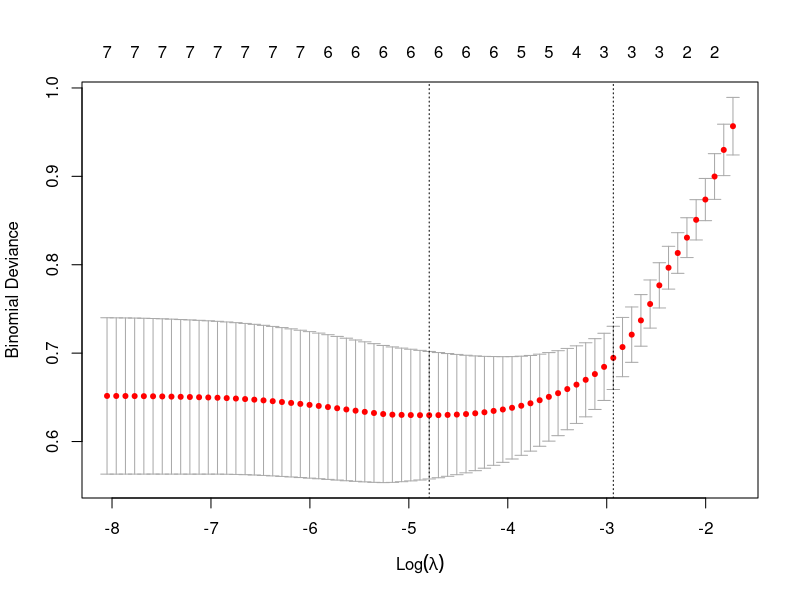

Here is the R script that generated this plot:
## ---- chunk 1
FP_Data <- read.csv("data/FP_Data.csv")
## ---- chunk 2
FP_di <- FP_Data
ybin <- ifelse(FP_di$y >=70,1,0)
FP_di$y <- NULL
FP_di$ybin <- ybin
## ---- chunk 3
mlogr <- glm(ybin ~ x1+x3+x5+x7+x8, family=  binomial, data=FP_di)
# Dropping x2, x4,and x6 from the model drastically reduces GVIF and adjusted GVIF
summary(mlogr)

predict_probs <- predict(mlogr, newdata=FP_di, type="response")
predicted <- ifelse(predict_probs >=.5, 1, 0)
table(Actual= FP_di$ybin, Predicted = predicted)

accuracy = (154+19)/200
print(accuracy)
## ---- chunk 4
library(car)
vif(mlogr)
# Adjusted GVIF column remains below 5, so no multicollinearity issues
## ---- chunk 5
library(glmnet)

# Prep data (needs to be a matrix)
mat <- as.matrix(FP_di[,1:8])

# Get penalty term (lambda) via cross validation
# Alpha=1 implies Lasso (L1) regularization
cv <- cv.glmnet(mat, FP_di$ybin, family="binomial", alpha=1)
plot(cv) # For fun

# Generally the best lambda is the minimum one
lambda <- cv$lambda.min

# Use said lambda in final model
reg_mlogr <- glmnet(mat, FP_di$ybin, family="binomial", alpha=1,lambda=lambda)

# Check model accuracy
predict_probs <- predict(reg_mlogr, newx=mat, s=lambda, type="response")
predicted <- ifelse(predict_probs >=.5, 1, 0)
table(Actual= FP_di$ybin, Predicted = predicted)

accuracy = (156+19)/200
print(accuracy)
## ---- chunk 6
library(mgcv)

gam_logr <- gam(ybin~s(x5)+s(x7), family="binomial", data=FP_di, method= "REML")
#summary(gam_logr)
#vif(gam_logr)

predict_probs <- predict(gam_logr, newdata=FP_di, type="response")
predicted <- ifelse(predict_probs >=.5, 1, 0)
table(Actual= FP_di$ybin, Predicted = predicted)

accuracy = (156+20)/200
print(accuracy)
